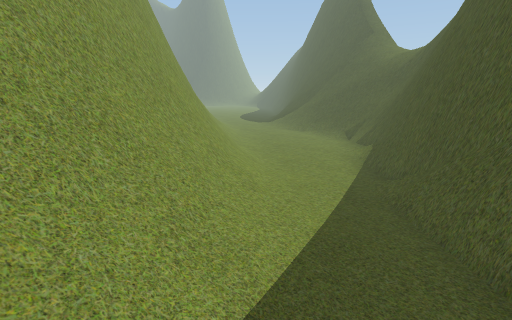
[1] (above)

15 first-person views from a walk through a scene from a Unity 3-D project. The camera is 1.3 m above the floor, tilts 14° down and sees 85° across. Doors are open. The floor is counted in squares, 0.5 m on a side. Each view is taken from the middle of a square. On the plan, view 1 faces up. The plan holds only what a view shows up to about 19 squares ahead; the rest is blank. The place goes on beyond the plan. Some animated figures are not drawn.

[2]
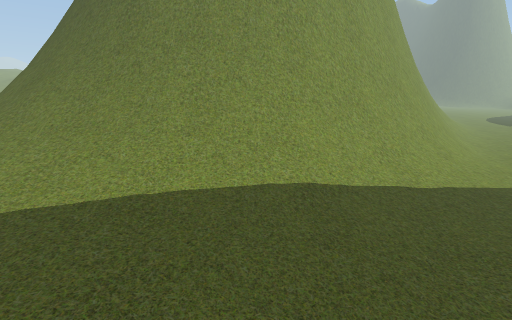

[3]
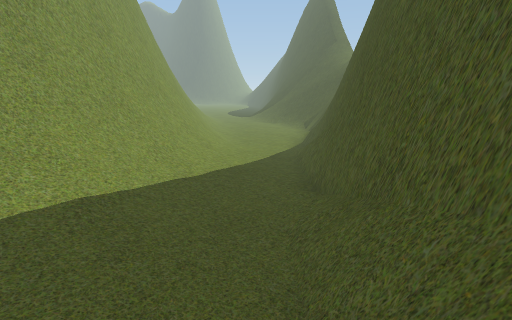

[4]
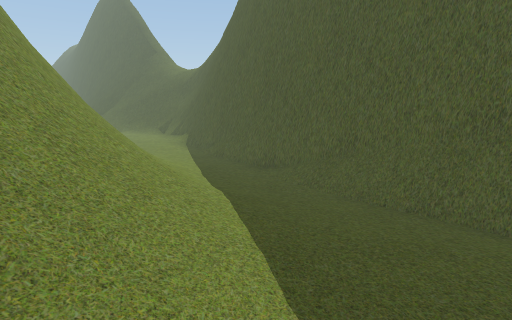

[5]
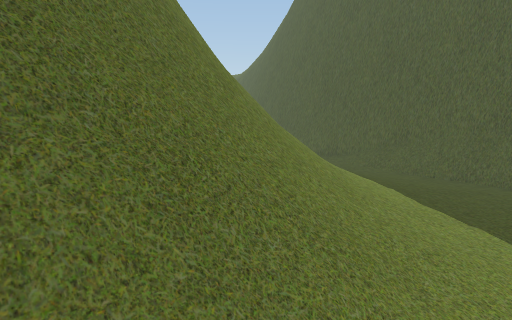

[6]
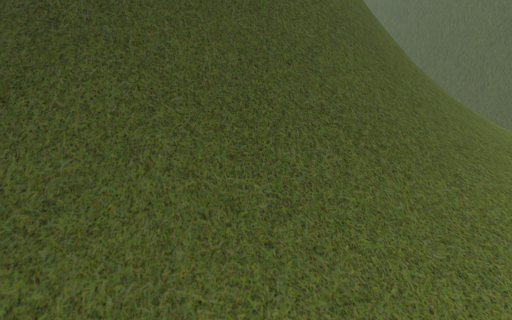

[7]
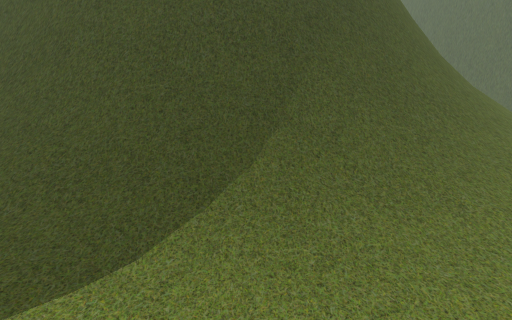

[8]
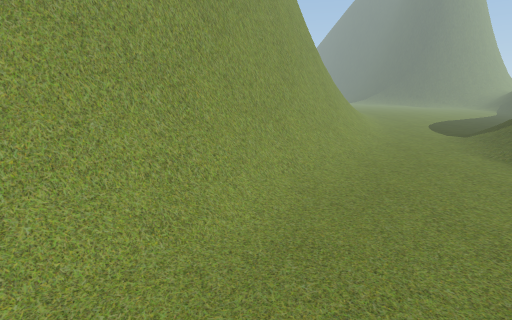

[9]
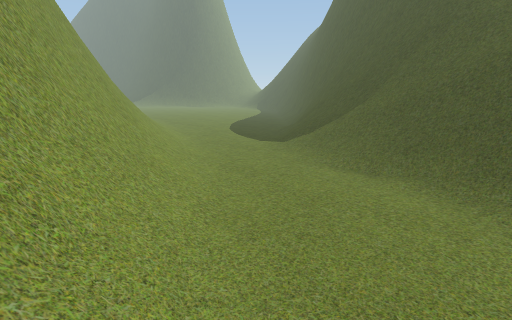

[10]
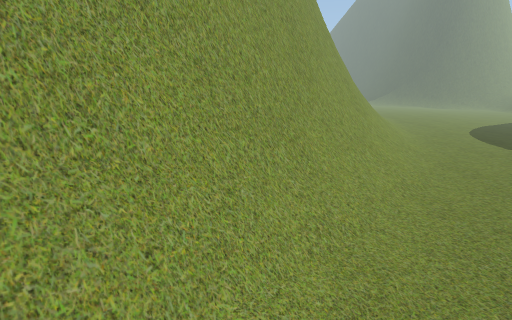

[11]
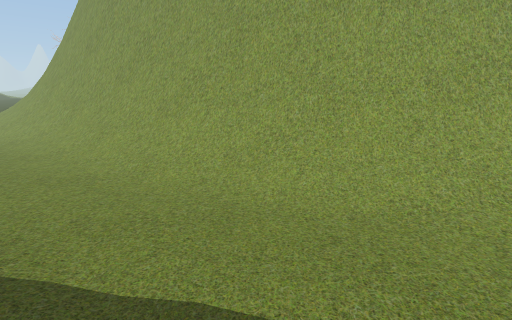

[12]
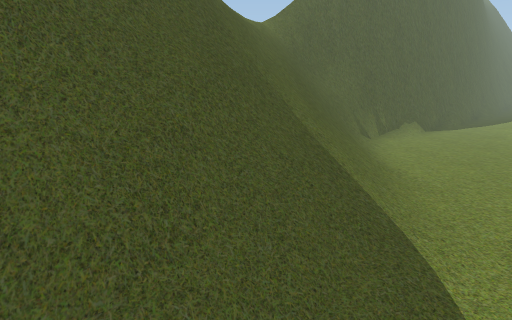

[13]
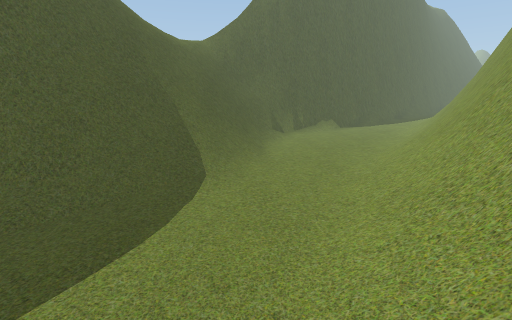

[14]
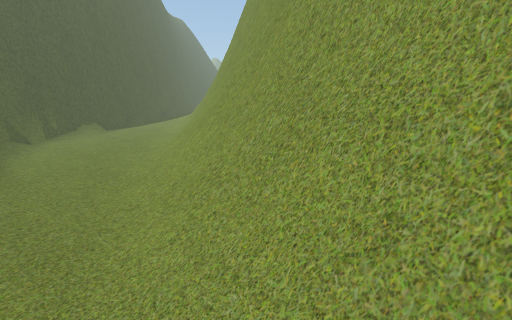

[15]
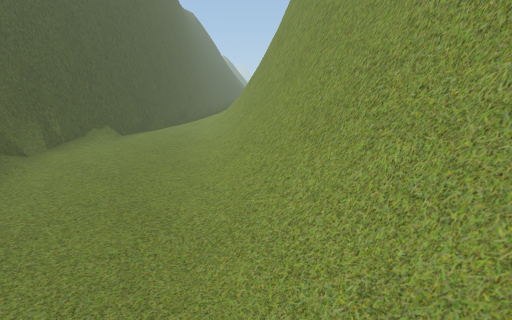

### Floor plan
Key: @ floor where view 1 was taken; # wall or solid block; . main floor; : floor 0.25 m higher than the main floor; + floor 0.5 m higher than the main floor; * floor 0.75 m higher than the main floor; % floor 2 m higher than the main floor; / step, stairs or slope; = window, fence, low wall or low ledge; ^ raised ledge; O other object.
Columns run from 26 left of view 1 to 6 right of it. Each row starts with its distance up from view 1.
 33                  =O/........//###
 32                 ##=//.......//==#
 31                 ##^#//......///##
 30                  ##=//......//==#
 29                  ##^#//.....////=
 28                   ##=//.....////=
 27                   ##=#/...../////
 26                    ##=/...../////
 25                    ##=#/.....////
 24                     #^#/.....////
 23                     ##=:......///
 22                     ##=//......//
 21                      #=//......//
 20                      #^=/.......:
 19                      ##=/........
 18                      ##=/........
 17                       #^#/.......
 16                       ##=/.......
 15                       ##=/.......
 14                        #^:......:
 13                        #^#/.....=
 12                        #^#/....##
 11                        #^#/....=#
 10                        #^#/....=#
  9                       ##=#/....=#
  8                       #^#//....=#
  7  #                    #^=//...###
  6  #                    #^///:..=##
  5  ##                  ##=///:..=#
  4  ###                ###=///:..=#
  3 /=##                ##=#///:..##
  2 /#=##              ##==///::..##
  1 //=^##            #^=#////::./##
  0 ///=####       ###^=#/////@:./##
 -1 ://#==##########===#//////::./##
 -2 :////#==^####^^=#%//////++:::=##
 -3 :://///#==^^=%/////////+++:::=#
 -4  .:///////#=#////////*++++:::=#
 -5   ..////////////////*++++++::=#
 -6 .  ..://///////  ***+++++++::=#

Positions as (right, up) in squares from view 1, and headings:
1: (0, 0), facing up
2: (2, -5), facing up-left
3: (2, -5), facing up
4: (-6, -6), facing up-right
5: (-12, -6), facing up-right
6: (-21, -6), facing up-right
7: (-26, -6), facing up-right
8: (4, 9), facing up-left
9: (0, 14), facing up
10: (1, 12), facing up-left
11: (1, 33), facing down-left
12: (0, 33), facing down-right
13: (-6, 33), facing down-right
14: (-6, 33), facing down
15: (-3, 29), facing down
